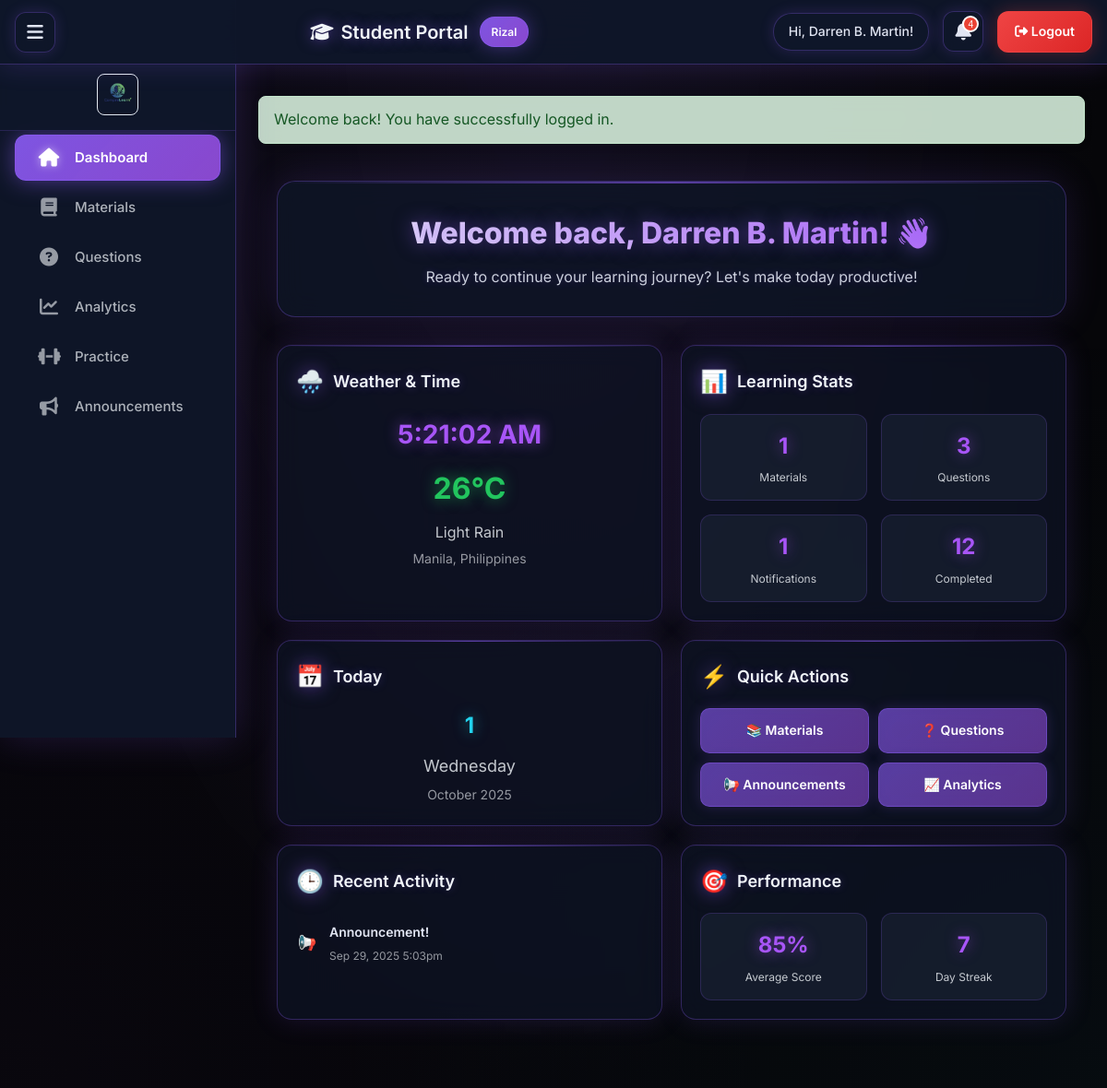
The page /Student/student_dashboard.php?login=success (signed in) on the database its author committed.
### tables this page shows
CREATE TABLE `sections` (
  `id` int(11) NOT NULL,
  `name` varchar(100) NOT NULL,
  `description` text DEFAULT NULL,
  `created_at` timestamp NOT NULL DEFAULT current_timestamp()
);

CREATE TABLE `announcements` (
  `id` int(11) NOT NULL,
  `teacher_id` int(11) NOT NULL,
  `section_id` int(11) DEFAULT NULL,
  `title` varchar(255) NOT NULL,
  `content` text DEFAULT NULL,
  `created_at` timestamp NOT NULL DEFAULT current_timestamp()
);

### Student/Includes/student_init.php (called while the page is built, shortened)
<?php
$conn = new mysqli('localhost', 'root', '', 'compre_learn');
$studentId = (int)($_SESSION['student_id'] ?? 0);
$studentName = $_SESSION['student_name'] ?? 'Student';
$studentRes = $conn->query("SELECT * FROM students WHERE id = $studentId");
if (!$studentRes) {
    error_log("Database error: " . $conn->error);
    $student = null;
} else {
    $student = $studentRes->fetch_assoc();
}
$studentSectionId = (int)($student['section_id'] ?? 0);
if ($studentSectionId > 0) {
    $sectionRes = $conn->query("SELECT name FROM sections WHERE id = $studentSectionId");
    if ($sectionRes && $sectionRes->num_rows > 0) {
        $sectionName = $sectionRes->fetch_assoc()['name'];
    }
}
function h($v) {
    return htmlspecialchars((string)$v, ENT_QUOTES, 'UTF-8');
}
?>

### Student/student_dashboard.php (the view, shortened to what this page needs)
<?php
require_once 'includes/student_init.php';
$success_message = '';
if (isset($_GET['login']) && $_GET['login'] == 'success') {
    $success_message = 'Welcome back! You have successfully logged in.';
}
$materialsCount = 0;
$materialsRes = $conn->query("SELECT COUNT(*) as count FROM reading_materials");
if ($materialsRes && $row = $materialsRes->fetch_assoc()) {
    $materialsCount = (int)$row['count'];
}
$questionsCount = 0;
$questionsRes = $conn->query("
    SELECT COUNT(DISTINCT qs.id) as count
    FROM question_sets qs
    WHERE qs.section_id = $studentSectionId
    AND qs.set_title IS NOT NULL
    AND qs.set_title != ''
");
if ($questionsRes && $row = $questionsRes->fetch_assoc()) {
    $questionsCount = (int)$row['count'];
}
$notificationsCount = 0;
$notificationsRes = $conn->query("SELECT COUNT(*) as count FROM announcements");
if ($notificationsRes && $row = $notificationsRes->fetch_assoc()) {
    $notificationsCount = (int)$row['count'];
}
?>
<?php if ($success_message): ?>
<div class="success-message" style="background: rgba(212, 237, 218, 0.9); color: #155724; border: 1px solid #c3e6cb; padding: 12px 16px; border-radius: 8px; margin: 0 0 20px; box-shadow: 0 2px 8px rgba(0,0,0,0.1); animation: fadeIn 0.7s; backdrop-filter: blur(10px);">
    <?php echo h($success_message); ?>
</div>
<?php endif; ?>
<div class="dashboard-container">
    <div class="welcome-section">
        <h1>Welcome back, <?php echo h($studentName); ?>! 👋</h1>
        <p>Ready to continue your learning journey? Let's make today productive!</p>
    </div>
    <div class="widgets-grid">
        <div class="widget">
            <div class="widget-header">
                <span class="widget-icon" id="weatherIcon">🌤️</span>
                <span class="widget-title">Weather & Time</span>
            </div>
            <div class="weather-content">
                <div class="current-time" id="currentTime">--:--</div>
                <div class="weather-temp" id="weatherTemp">--°C</div>
                <div class="weather-desc" id="weatherDesc">Loading...</div>
                <div class="weather-location">Manila, Philippines</div>
            </div>
        </div>
        <div class="widget">
            <div class="widget-header">
                <span class="widget-icon">📊</span>
                <span class="widget-title">Learning Stats</span>
            </div>
            <div class="stats-grid">
                <div class="stat-item">
                    <div class="stat-number"><?php echo $materialsCount; ?></div>
                    <div class="stat-label">Materials</div>
                </div>
                <div class="stat-item">
                    <div class="stat-number"><?php echo $questionsCount; ?></div>
                    <div class="stat-label">Questions</div>
                </div>
                <div class="stat-item">
                    <div class="stat-number"><?php echo $notificationsCount; ?></div>
                    <div class="stat-label">Notifications</div>
                </div>
                <div class="stat-item">
                    <div class="stat-number" id="completedQuizzes">0</div>
                    <div class="stat-label">Completed</div>
                </div>
            </div>
        </div>
        <div class="widget">
            <div class="widget-header">
                <span class="widget-icon">📅</span>
                <span class="widget-title">Today</span>
            </div>
            <div class="calendar-content">
                <div class="current-date" id="currentDate">--</div>
                <div class="current-day" id="currentDay">--</div>
                <div class="current-month-year" id="currentMonthYear">--</div>
            </div>
        </div>
        <div class="widget">
            <div class="widget-header">
                <span class="widget-icon">⚡</span>
                <span class="widget-title">Quick Actions</span>
            </div>
            <div class="quick-actions">
                <a href="student_materials.php" class="quick-action-btn">
                    📚 Materials
                </a>
                <a href="clean_question_viewer.php" class="quick-action-btn">
                    ❓ Questions
                </a>
                <a href="student_announcements.php" class="quick-action-btn">
                    📢 Announcements
                </a>
                <a href="student_analytics.php" class="quick-action-btn">
                    📈 Analytics
                </a>
            </div>
        </div>
        <div class="widget">
            <div class="widget-header">
                <span class="widget-icon">🕒</span>
                <span class="widget-title">Recent Activity</span>
            </div>
            <div class="activity-list">
                <?php
                $recentAnnouncements = $conn->query("SELECT * FROM announcements ORDER BY created_at DESC LIMIT 5");
                if ($recentAnnouncements && $recentAnnouncements->num_rows > 0):
                    while ($announcement = $recentAnnouncements->fetch_assoc()):
                ?>
                    <div class="activity-item">
                        <div class="activity-icon">📢</div>
                        <div class="activity-content">
                            <div class="activity-title"><?php echo h($announcement['title']); ?></div>
                            <div class="activity-time"><?php echo h(date('M j, Y g:ia', strtotime($announcement['created_at']))); ?></div>
                        </div>
                    </div>
                <?php
                    endwhile;
                endif; ?>
            </div>
        </div>
        <div class="widget">
            <div class="widget-header">
                <span class="widget-icon">🎯</span>
                <span class="widget-title">Performance</span>
            </div>
            <div class="stats-grid">
                <div class="stat-item">
                    <div class="stat-number" id="averageScore">--%</div>
                    <div class="stat-label">Average Score</div>
                </div>
                <div class="stat-item">
                    <div class="stat-number" id="streak">0</div>
                    <div class="stat-label">Day Streak</div>
                </div>
            </div>
        </div>
    </div>
</div>
<?php
$content = ob_get_clean();
require_once 'includes/student_layout.php';
?>

### Student/Includes/student_layout.php (shortened to what this page needs)
<?php
$notificationCount = 0;
$studentSectionId = (int)($_SESSION['section_id'] ?? ($_SESSION['student_section_id'] ?? 0));
try {
    $resA = $conn->query("SELECT COUNT(*) AS c FROM announcements");
    if ($resA && ($r = $resA->fetch_assoc())) { $notificationCount += (int)$r['c']; }
} catch (Throwable $e) {  }
try {
    if ($studentSectionId > 0) {
        $stmt = $conn->prepare("SELECT COUNT(*) AS c FROM question_sets WHERE section_id = ?");
        if ($stmt) { $stmt->bind_param('i', $studentSectionId); $stmt->execute(); $rc = $stmt->get_result()->fetch_assoc(); $notificationCount += (int)($rc['c'] ?? 0); }
    }
} catch (Throwable $e) {  }
?>
<!DOCTYPE html>
<html lang="en">
<head>
    <link rel="stylesheet" href="https://cdnjs.cloudflare.com/ajax/libs/font-awesome/6.4.0/css/all.min.css">
</head>
<body>
    <video class="galaxy-video" autoplay muted loop>
        <source src="../assets/images/3194277-hd_1920_1080_30fps.mp4" type="video/mp4">
    </video>
    <nav class="sidebar" id="sidebar">
        <div class="sidebar-header">
            <a href="student_dashboard.php" class="sidebar-logo">
                <img src="../assets/images/comprelogo2.png" alt="CompreLearn Logo" onerror="this.style.display='none'; this.nextElementSibling.style.display='flex';">
            </a>
        </div>
        <ul class="sidebar-nav">
            <li><a href="student_dashboard.php" class="<?php echo basename($_SERVER['PHP_SELF']) == 'student_dashboard.php' ? 'active' : ''; ?>" data-tooltip="Dashboard">
                <i class="fas fa-home icon"></i> <span class="nav-text">Dashboard</span>
            </a></li>
            <li><a href="student_materials.php" class="<?php echo basename($_SERVER['PHP_SELF']) == 'student_materials.php' ? 'active' : ''; ?>" data-tooltip="Materials">
                <i class="fas fa-book icon"></i> <span class="nav-text">Materials</span>
            </a></li>
            <li><a href="clean_question_viewer.php" class="<?php echo basename($_SERVER['PHP_SELF']) == 'clean_question_viewer.php' ? 'active' : ''; ?>" data-tooltip="Questions">
                <i class="fas fa-question-circle icon"></i> <span class="nav-text">Questions</span>
            </a></li>
            <li><a href="student_analytics.php" class="<?php echo basename($_SERVER['PHP_SELF']) == 'student_analytics.php' ? 'active' : ''; ?>" data-tooltip="Analytics">
                <i class="fas fa-chart-line icon"></i> <span class="nav-text">Analytics</span>
            </a></li>
            <li><a href="student_practice.php" class="<?php echo basename($_SERVER['PHP_SELF']) == 'student_practice.php' ? 'active' : ''; ?>" data-tooltip="Practice">
                <i class="fas fa-dumbbell icon"></i> <span class="nav-text">Practice</span>
            </a></li>
            <li><a href="student_announcements.php" class="<?php echo basename($_SERVER['PHP_SELF']) == 'student_announcements.php' ? 'active' : ''; ?>" data-tooltip="Announcements">
                <i class="fas fa-bullhorn icon"></i> <span class="nav-text">Announcements</span>
            </a></li>
        </ul>
    </nav>
    <div class="main-content">
        <header class="header">
            <button class="menu-button" id="menuButton" onclick="toggleSidebar()" title="Toggle Sidebar">
                <i class="fas fa-bars"></i>
            </button>
            <div class="header-center">
                <h1><i class="fas fa-graduation-cap"></i> Student Portal</h1>
                <div class="section-info">
                    <span class="section-badge"><?php echo h($sectionName); ?></span>
                </div>
            </div>
            <div class="header-actions">
                <span class="chip">Hi, <?php echo h($studentName); ?>!</span>
                <button class="notification-icon" onclick="openNotifications()" title="Notifications">
                    <i class="fas fa-bell"></i>
                    <?php if ($notificationCount > 0): ?>
                        <span class="notification-badge"><?php echo $notificationCount; ?></span>
                    <?php endif; ?>
                </button>
                <a class="logout" href="?logout=1"><i class="fas fa-sign-out-alt"></i> Logout</a>
            </div>
        </header>
        <main class="content">
            <?php if (isset($content)): ?>
                <?php echo $content; ?>
            <?php endif; ?>
        </main>
    </div>
</body>
</html>

### Student/student_dashboard.php (style rules this page uses)
body::after { background: radial-gradient(ellipse at top, rgba(139, 92, 246, 0.08) 0%, rgba(0, 0, 0, 0.4) 70%), radial-gradient(ellipse at bottom right, rgba(34, 211, 238, 0.05) 0%, transparent 50%), radial-gradient(ellipse at bottom left, rgba(168, 85, 247, 0.04) 0%, transparent 50%) !important; }
.dashboard-container { max-width: 1400px; margin: 0 auto; padding: 20px; }
.welcome-section { background: rgba(15, 23, 42, 0.7); color: #e1e5f2; padding: 30px; border-radius: 20px; margin-bottom: 30px; text-align: center; border: 1px solid rgba(139, 92, 246, 0.3); box-shadow: 0 0 40px rgba(139, 92, 246, 0.15); backdrop-filter: blur(15px); position: relative; overflow: hidden; }
.welcome-section::before { content: ''; position: absolute; top: 0; left: 0; right: 0; height: 2px; background: linear-gradient(90deg, transparent, rgba(139, 92, 246, 0.6), transparent); }
.welcome-section h1 { margin: 0 0 10px 0; font-size: 32px; font-weight: 800; text-shadow: 0 0 20px rgba(139, 92, 246, 0.5); background: linear-gradient(45deg, #f1f5f9, #a855f7); -webkit-background-clip: text; -webkit-text-fill-color: transparent; background-clip: text; }
.welcome-section p { margin: 0; opacity: 0.9; font-size: 16px; text-shadow: 0 0 10px rgba(139, 92, 246, 0.3); }
.widgets-grid { display: grid; grid-template-columns: repeat(auto-fit, minmax(280px, 1fr)); gap: 20px; margin-bottom: 30px; }
.widget { background: rgba(15, 23, 42, 0.6); border: 1px solid rgba(139, 92, 246, 0.3); border-radius: 16px; padding: 20px; backdrop-filter: blur(12px); box-shadow: 0 0 30px rgba(139, 92, 246, 0.15); transition: all 0.3s ease; position: relative; overflow: hidden; }
.widget::before { content: ''; position: absolute; top: 0; left: 0; right: 0; height: 1px; background: linear-gradient(90deg, transparent, rgba(139, 92, 246, 0.6), transparent); }
.widget-header { display: flex; align-items: center; gap: 10px; margin-bottom: 15px; }
.widget-icon { font-size: 24px; filter: drop-shadow(0 0 10px rgba(139, 92, 246, 0.5)); }
.widget-title { font-size: 18px; font-weight: 600; color: #f1f5f9; text-shadow: 0 0 10px rgba(139, 92, 246, 0.3); }
.weather-content { text-align: center; }
.current-time { font-size: 28px; font-weight: bold; color: #a855f7; margin: 10px 0; text-shadow: 0 0 15px rgba(168, 85, 247, 0.6); }
.weather-temp { font-size: 32px; font-weight: bold; color: #22c55e; margin: 10px 0; text-shadow: 0 0 15px rgba(34, 197, 94, 0.6); }
.weather-desc { color: rgba(241, 245, 249, 0.8); font-size: 16px; margin: 5px 0; text-transform: capitalize; }
.weather-location { color: rgba(241, 245, 249, 0.6); font-size: 14px; }
.stats-grid { display: grid; grid-template-columns: repeat(2, 1fr); gap: 15px; }
.stat-item { text-align: center; padding: 15px; background: rgba(30, 41, 59, 0.5); border-radius: 12px; border: 1px solid rgba(139, 92, 246, 0.2); }
.stat-number { font-size: 24px; font-weight: bold; color: #a855f7; text-shadow: 0 0 15px rgba(168, 85, 247, 0.6); }
.stat-label { color: rgba(241, 245, 249, 0.8); font-size: 12px; margin-top: 5px; }
.quick-actions { display: grid; grid-template-columns: repeat(2, 1fr); gap: 10px; }
.quick-action-btn { background: linear-gradient(135deg, rgba(139, 92, 246, 0.6), rgba(168, 85, 247, 0.5)); color: white; border: 1px solid rgba(139, 92, 246, 0.4); padding: 12px; border-radius: 10px; font-weight: 600; cursor: pointer; transition: all 0.3s ease; text-decoration: none; text-align: center; backdrop-filter: blur(8px); box-shadow: 0 0 15px rgba(139, 92, 246, 0.2); font-size: 14px; }
.calendar-content { text-align: center; }
.current-date { font-size: 24px; font-weight: bold; color: #22d3ee; margin-bottom: 10px; text-shadow: 0 0 15px rgba(34, 211, 238, 0.6); }
.current-day { font-size: 18px; color: rgba(241, 245, 249, 0.8); margin-bottom: 5px; }
.current-month-year { color: rgba(241, 245, 249, 0.6); font-size: 14px; }
.activity-list { max-height: 200px; overflow-y: auto; }
.activity-item { display: flex; align-items: center; gap: 12px; padding: 10px 0; border-bottom: 1px solid rgba(139, 92, 246, 0.2); }
.activity-item:last-child { border-bottom: none; }
.activity-icon { font-size: 16px; width: 24px; text-align: center; }
.activity-content { flex: 1; }
.activity-title { font-weight: 600; color: #e1e5f2; margin: 0 0 4px 0; font-size: 14px; }
.activity-time { color: rgba(241, 245, 249, 0.6); font-size: 12px; margin: 0; }

### rows shown on the page
sections: name "Rizal"
announcements: title "Announcement!", created_at "Sep 29, 2025 5:03pm"

### other values the page prints
$studentName "Darren B. Martin"
$notificationCount "4"
$success_message "Welcome back! You have successfully logged in."
$materialsCount "1"
$questionsCount "3"
$notificationsCount "1"
